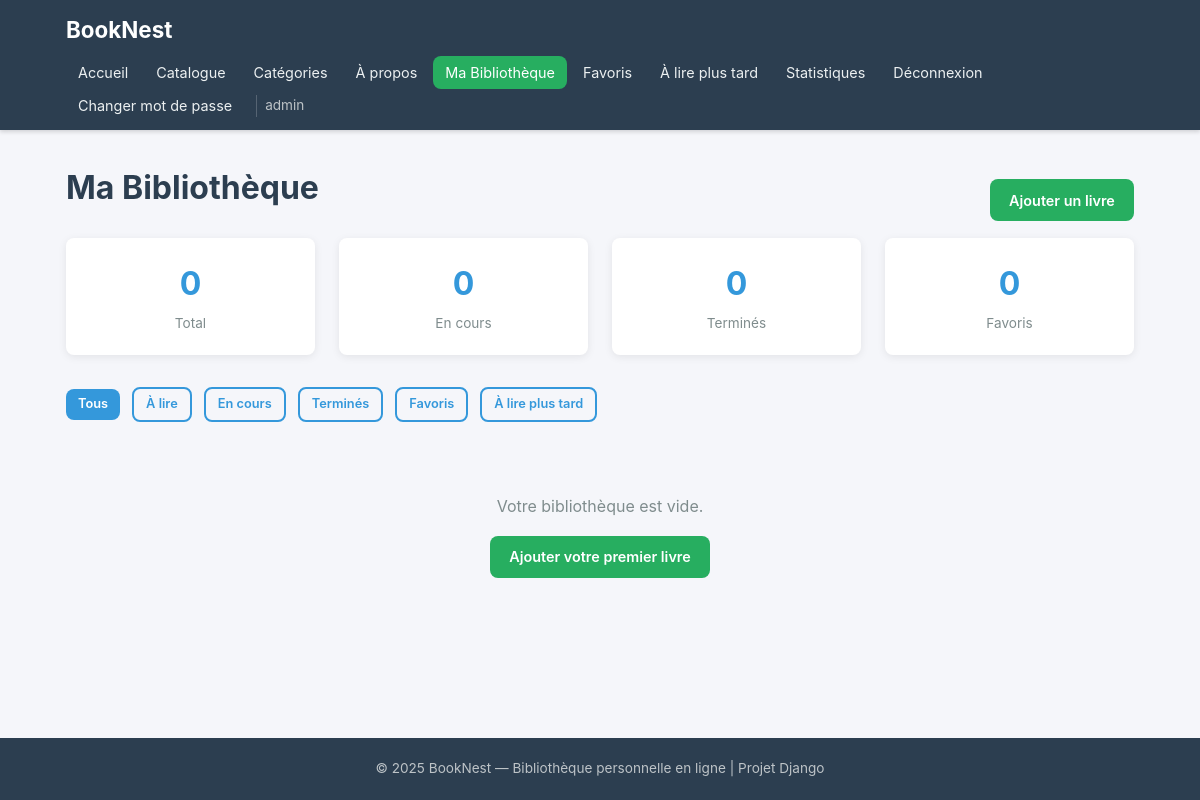
/my-books/ (signed in), run on an earlier commit of the app's database.
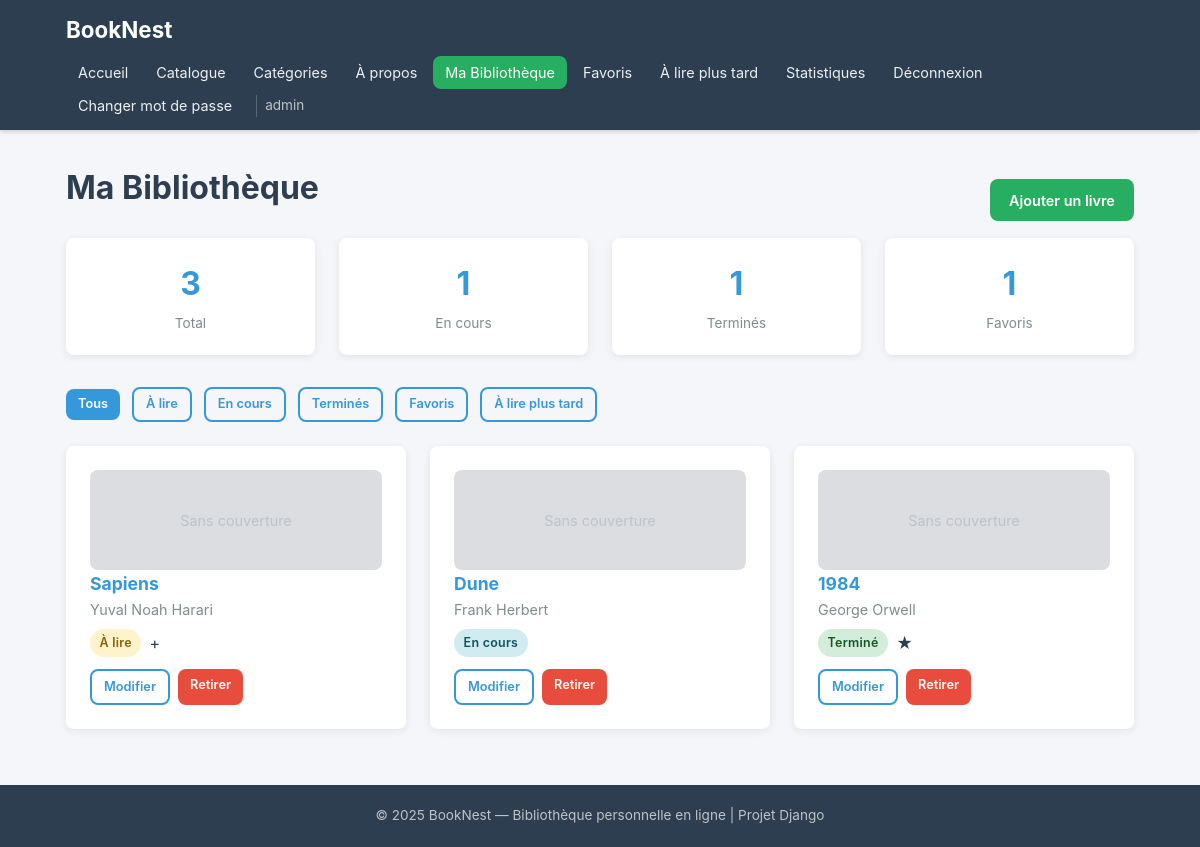
And on a later commit of the database.
### books/models.py (models this page shows, shortened)
class UserBook(models.Model):
    class ReadingStatus(models.TextChoices):
        TO_READ = 'to_read', 'À lire'
        READING = 'reading', 'En cours'
        FINISHED = 'finished', 'Terminé'
    class Rating(models.IntegerChoices):
        ONE = 1, '★☆☆☆☆'
        TWO = 2, '★★☆☆☆'
        THREE = 3, '★★★☆☆'
        FOUR = 4, '★★★★☆'
        FIVE = 5, '★★★★★'
    user = models.ForeignKey(
        User,
        on_delete=models.CASCADE,
        related_name='user_books',
        verbose_name="Utilisateur"
    )
    book = models.ForeignKey(
        Book,
        on_delete=models.CASCADE,
        related_name='user_books',
        verbose_name="Livre"
    )
    reading_status = models.CharField(
        max_length=20,
        choices=ReadingStatus.choices,
        default=ReadingStatus.TO_READ,
        verbose_name="Statut de lecture"
    )
    added_date = models.DateTimeField(
        auto_now_add=True,
        verbose_name="Date d'ajout"
    )
    is_favorite = models.BooleanField(
        default=False,
        verbose_name="Favori"
    )
    is_read_later = models.BooleanField(
        default=False,
        verbose_name="À lire plus tard"
    )
    personal_note = models.TextField(
        blank=True,
        verbose_name="Note personnelle"
    )
    comment = models.TextField(
        blank=True,
        verbose_name="Commentaire"
    )
    rating = models.IntegerField(
        null=True,
        blank=True,
        choices=Rating.choices,
        validators=[MinValueValidator(1), MaxValueValidator(5)],
        verbose_name="Évaluation"
    )
    updated_at = models.DateTimeField(
        auto_now=True,
        verbose_name="Dernière modification"
    )
    class Meta:
        verbose_name = "Livre utilisateur"
        verbose_name_plural = "Livres utilisateurs"
        ordering = ['-added_date']
        unique_together = ('user', 'book')

class Book(models.Model):
    title = models.CharField(
        max_length=250,
        verbose_name="Titre"
    )
    author = models.CharField(
        max_length=250,
        verbose_name="Auteur"
    )
    isbn = models.CharField(
        max_length=13,
        blank=True,
        null=True,
        unique=True,
        verbose_name="ISBN"
    )
    summary = models.TextField(
        blank=True,
        verbose_name="Résumé"
    )
    publication_year = models.IntegerField(
        null=True,
        blank=True,
        verbose_name="Année de publication"
    )
    cover_image = models.ImageField(
        upload_to='book_covers/',
        blank=True,
        null=True,
        verbose_name="Image de couverture (fichier)"
    )
    cover_url = models.URLField(
        blank=True,
        null=True,
        verbose_name="URL de couverture (lien externe)"
    )
    category = models.ForeignKey(
        Category,
        on_delete=models.SET_NULL,
        null=True,
        blank=True,
        related_name='books',
        verbose_name="Catégorie"
    )
    added_to_catalog = models.DateTimeField(
        auto_now_add=True,
        verbose_name="Date d'ajout au catalogue"
    )
    class Meta:
        verbose_name = "Livre"
        verbose_name_plural = "Livres"
        ordering = ['-added_to_catalog']
        unique_together = ('title', 'author')

### books/views.py (the view)
# urls.py: path('my-books/', views.UserBookListView.as_view(), name='my-books'),
class UserBookListView(LoginRequiredMixin, ListView):
    model = UserBook
    template_name = 'books/userbook_list.html'
    context_object_name = 'user_books'
    paginate_by = 12
    def get_queryset(self):
        qs = UserBook.objects.filter(
            user=self.request.user
        ).select_related('book', 'book__category')
        status = self.request.GET.get('status')
        if status:
            qs = qs.filter(reading_status=status)
        if self.request.GET.get('favorite'):
            qs = qs.filter(is_favorite=True)
        if self.request.GET.get('read_later'):
            qs = qs.filter(is_read_later=True)
        ordering = self.request.GET.get('order', '-added_date')
        return qs.order_by(ordering)
    def get_context_data(self, **kwargs):
        context = super().get_context_data(**kwargs)
        user_qs = UserBook.objects.filter(user=self.request.user)
        context['total_books'] = user_qs.count()
        context['books_reading'] = user_qs.filter(reading_status='reading').count()
        context['books_finished'] = user_qs.filter(reading_status='finished').count()
        context['books_favorites'] = user_qs.filter(is_favorite=True).count()
        return context

### templates/books/userbook_list.html (shortened to what this page needs)
{% extends 'base.html' %}
{% block content %}
<div class="flex-between">
  <h1 class="page-title">{{ page_title|default:"Ma Bibliothèque" }}</h1>
  <a href="{% url 'userbook-create' %}" class="btn btn-success"
    >Ajouter un livre</a
  >
</div>
<div class="stats-row">
  <div class="stat-box">
    <div class="stat-number">{{ total_books }}</div>
    <div class="stat-label">Total</div>
  </div>
  <div class="stat-box">
    <div class="stat-number">{{ books_reading }}</div>
    <div class="stat-label">En cours</div>
  </div>
  <div class="stat-box">
    <div class="stat-number">{{ books_finished }}</div>
    <div class="stat-label">Terminés</div>
  </div>
  <div class="stat-box">
    <div class="stat-number">{{ books_favorites }}</div>
    <div class="stat-label">Favoris</div>
  </div>
</div>
<div class="filters">
  <a
    href="{% url 'my-books' %}"
    class="btn btn-sm {% if not request.GET.status and not request.GET.favorite and not request.GET.read_later %}btn-primary{% else %}btn-outline{% endif %}"
    >Tous</a
  >
  <a
    href="?status=to_read"
    class="btn btn-sm {% if request.GET.status == 'to_read' %}btn-warning{% else %}btn-outline{% endif %}"
    >À lire</a
  >
  <a
    href="?status=reading"
    class="btn btn-sm {% if request.GET.status == 'reading' %}btn-primary{% else %}btn-outline{% endif %}"
    >En cours</a
  >
  <a
    href="?status=finished"
    class="btn btn-sm {% if request.GET.status == 'finished' %}btn-success{% else %}btn-outline{% endif %}"
    >Terminés</a
  >
  <a
    href="?favorite=1"
    class="btn btn-sm {% if request.GET.favorite %}btn-warning{% else %}btn-outline{% endif %}"
    >Favoris</a
  >
  <a
    href="?read_later=1"
    class="btn btn-sm {% if request.GET.read_later %}btn-outline{% else %}btn-outline{% endif %}"
    >À lire plus tard</a
  >
</div>
<div class="card-grid">
  {% for user_book in user_books %}
  <div class="card">
    {% if user_book.book.cover_image %}
    <img
      src="{{ user_book.book.cover_image.url }}"
      alt="{{ user_book.book.title }}"
      style="
        width: 100%;
        height: 180px;
        object-fit: cover;
        border-radius: 4px;
        margin-bottom: 0.75rem;
      "
    />
    {% else %}
    <div
      class="detail-cover-placeholder"
      style="
        height: 100px;
        font-size: 0.9rem;
        display: flex;
        align-items: center;
        justify-content: center;
      "
    >
      Sans couverture
    </div>
    {% endif %}
    <h3 class="book-title">
      <a href="{% url 'book-detail' user_book.book.pk %}"
        >{{ user_book.book.title }}</a
      >
    </h3>
    <p class="book-author">{{ user_book.book.author }}</p>
    <div
      style="
        margin-top: 0.5rem;
        display: flex;
        gap: 0.5rem;
        flex-wrap: wrap;
        align-items: center;
      "
    >
      {% if user_book.reading_status == 'to_read' %}
      <span class="badge badge-to-read">À lire</span>
      {% elif user_book.reading_status == 'reading' %}
      <span class="badge badge-reading">En cours</span>
      {% elif user_book.reading_status == 'finished' %}
      <span class="badge badge-finished">Terminé</span>
      {% endif %} {% if user_book.is_favorite %}
      <span title="Favori">★</span>
      {% endif %} {% if user_book.is_read_later %}
      <span title="À lire plus tard">+</span>
      {% endif %}
    </div>
    <div style="margin-top: 0.75rem; display: flex; gap: 0.5rem">
      <a
        href="{% url 'userbook-update' user_book.pk %}"
        class="btn btn-outline btn-sm"
        >Modifier</a
      >
      <a
        href="{% url 'userbook-delete' user_book.pk %}"
        class="btn btn-danger btn-sm"
        >Retirer</a
      >
    </div>
  </div>
  {% empty %}
  <div class="empty-state" style="grid-column: 1/-1">
    <p>Votre bibliothèque est vide.</p>
    <a href="{% url 'userbook-create' %}" class="btn btn-success mt-1"
      >Ajouter votre premier livre</a
    >
  </div>
  {% endfor %}
</div>
 {% endblock %}

What changed in the data, as far as the page shows it:
added UserBook: shows "Sans couverture", book "Sapiens", book.author "Yuval Noah Harari", reading_status "À lire"
added UserBook: shows "Sans couverture", book "Dune", book.author "Frank Herbert", reading_status "En cours"
added UserBook: shows "Sans couverture", book "1984", book.author "George Orwell", reading_status "Terminé"
Also different on the page:
{{ total_books }}: "0" → "3"
{{ books_reading }}: "0" → "1"
{{ books_finished }}: "0" → "1"
{{ books_favorites }}: "0" → "1"
text no longer shown: "Votre bibliothèque est vide. Ajouter votre premier livre"
